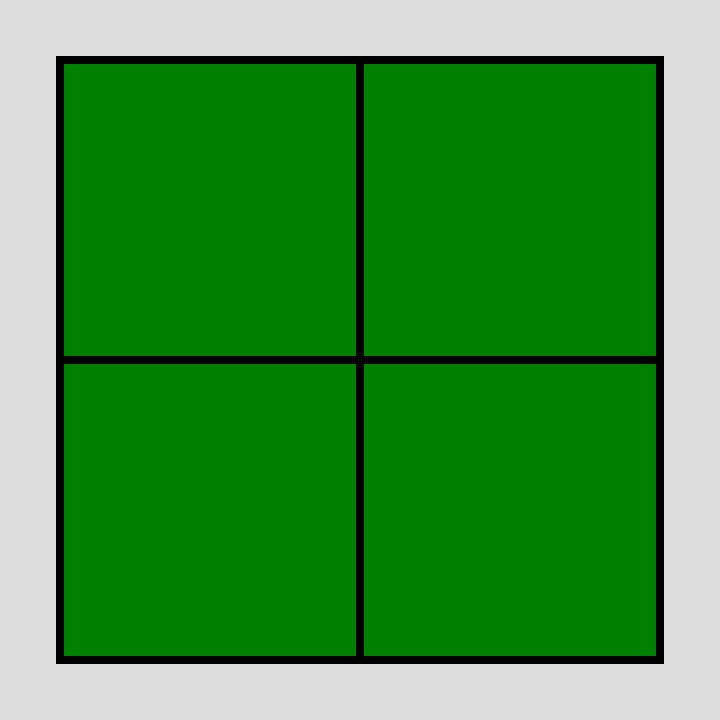
Frame 1 (no input)
Frame 2 (the mouse pressed at the canvas centre, redrawn once): identical to frame 1, image omitted

The p5.js sketch that drew this single still picture (run headless with seeded random() and noise() and a simulated clock; the mouse was pressed at the canvas centre and the sketch redrawn once):

// p5.js sketch
// ── sketch.js
function setup() {
  // runs ounces
  createCanvas(720, 720);
  fill("green");
  strokeWeight(8);
}

function draw() {
  // runs in a loop
  background(220);
  translate(60, 60);
  quad(0, 0, 300, 0, 300, 300, 0, 300);

  quad(300, 0, 600, 0, 600, 300, 300, 300); // increase x 300 px

  quad(0, 300, 300, 300, 300, 600, 0, 600); // increase y 300 px

  quad(300, 300, 600, 300, 600, 600, 300, 600); // increase y 300 px

  noLoop();
}
// ── 2x2sketch.js
function setup() {
  // runs ounces
  createCanvas(720, 720);
  fill("green");
  strokeWeight(8);
}

function draw() {
  // runs in a loop
  background(220);
  translate(60, 60);
  quad(0, 0, 300, 0, 300, 300, 0, 300);

  quad(300, 0, 600, 0, 600, 300, 300, 300); // increase x 300 px

  quad(0, 300, 300, 300, 300, 600, 0, 600); // increase y 300 px

  quad(300, 300, 600, 300, 600, 600, 300, 600); // increase y 300 px

  noLoop();
}
